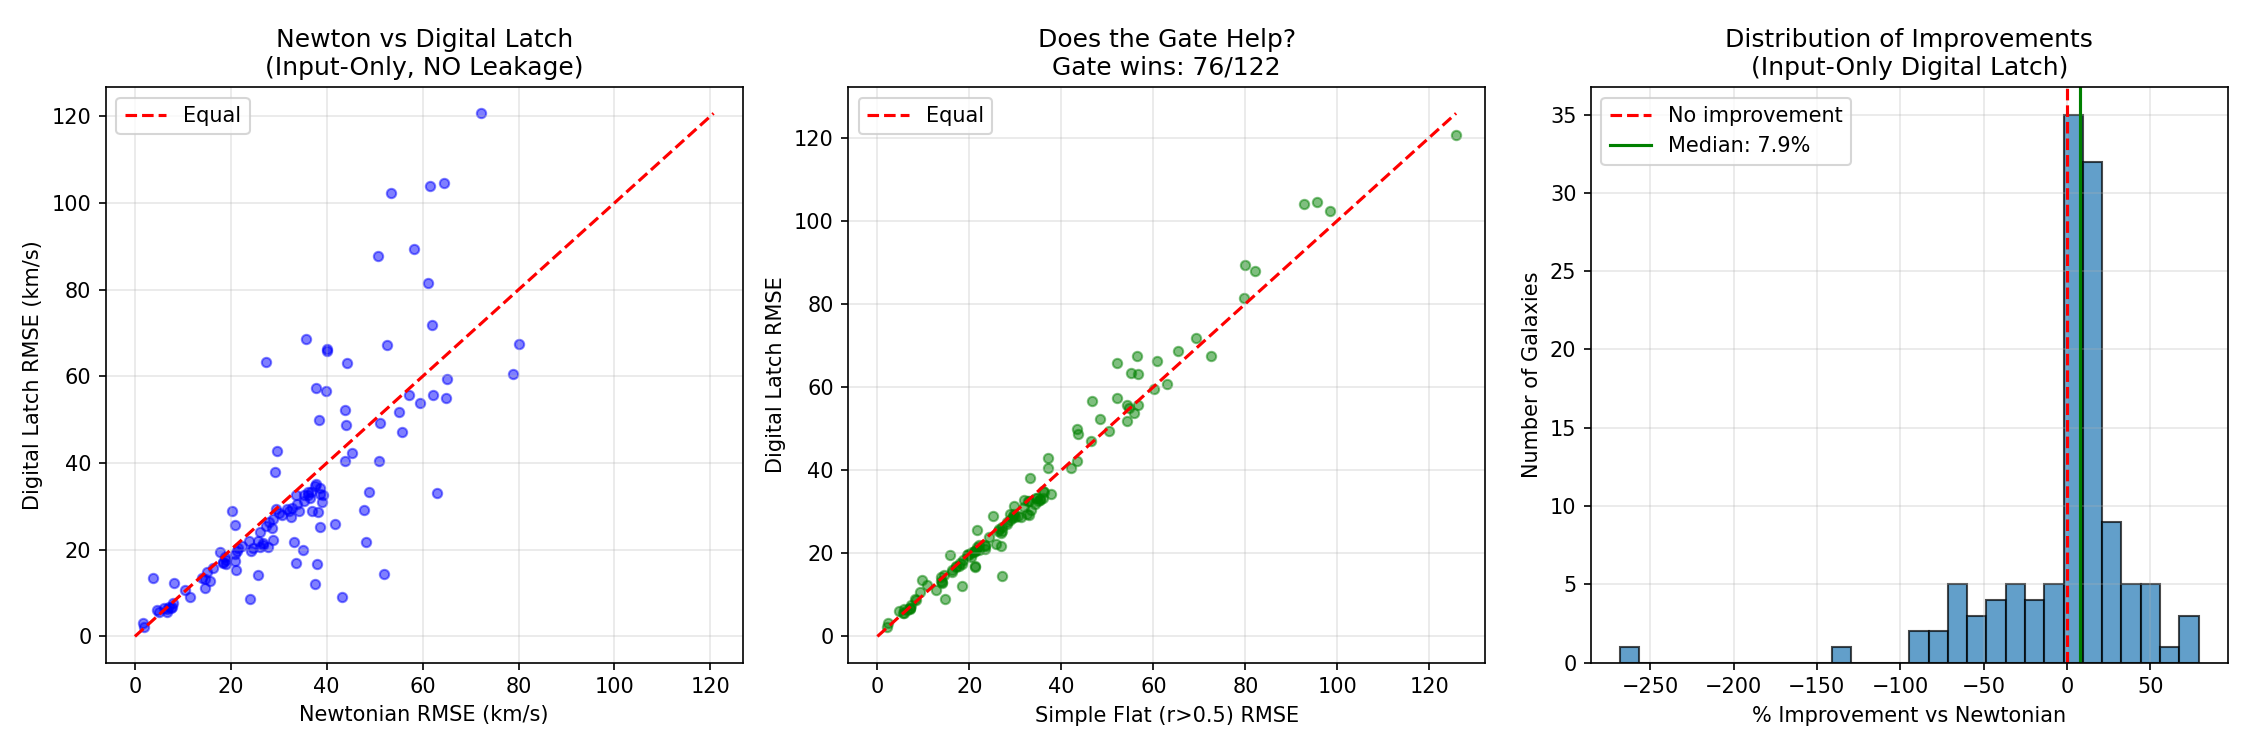

Write the Python code that produced this figure.
"""
RMSE BENCHMARK V2 - NO LEAKAGE
==============================
Addressing Reviewer Critique: "V_flat must not peek at V_obs"

This version uses THREE approaches to set V_flat WITHOUT target leakage:
1. V_flat = max(V_bar) - Pure input-only
2. V_flat = mean(V_bar[overflow]) - Input-only, overflow-aware
3. V_flat = V_bar at overflow point - The "latch value"

Baselines:
1. Newtonian: V_pred = V_bar (weak null)
2. Fitted Constant: V_pred = V_bar inner, mean(V_obs) outer (EQUALLY UNFAIR leak)
   - If this performs same as Digital Latch, the gate isn't helping
3. Simple Flat: V_pred = max(V_bar) everywhere in outer region (no gate logic)

The test: If Digital Latch (input-only) beats all baselines, the overflow gate 
is doing real predictive work.
"""

import os
import numpy as np
import matplotlib.pyplot as plt
import re
import glob
from scipy import stats

SPARC_DIR = os.path.join(os.path.dirname(__file__), "sparc_galaxies")

def load_galaxy_data(path):
    if not os.path.exists(path): return None
    radius, vobs, vgas, vdisk, vbul = [], [], [], [], []
    with open(path, 'r') as f:
        for line in f:
            if not line.strip() or line.strip().startswith("#"): continue
            try:
                parts = re.split(r"\s+", line.strip())
                radius.append(float(parts[0]))
                vobs.append(float(parts[1]))
                vgas.append(abs(float(parts[3])))
                vdisk.append(abs(float(parts[4])))
                vbul.append(abs(float(parts[5])) if len(parts) > 5 else 0.0)
            except: continue
    vbar = np.sqrt(np.array(vgas)**2 + np.array(vdisk)**2 + np.array(vbul)**2)
    return np.array(radius), vbar, np.array(vobs)

def rmse(actual, predicted):
    return np.sqrt(np.mean((actual - predicted)**2))

def run_benchmark():
    print("📊 RMSE BENCHMARK V2 - NO TARGET LEAKAGE")
    print("="*60)
    
    files = glob.glob(os.path.join(SPARC_DIR, "*_rotmod.dat"))
    
    results = []
    
    for f in files:
        name = os.path.basename(f).replace("_rotmod.dat", "")
        data = load_galaxy_data(f)
        if data is None or len(data[0]) < 5: continue
        
        rad, vbar, vobs = data
        n = len(rad)
        
        # Normalize inputs (NO V_obs in scaling!)
        v_scale = vbar.max() if vbar.max() > 0 else 1.0
        r_scale = rad.max() if rad.max() > 0 else 1.0
        
        n_vbar = vbar / v_scale
        n_rad = rad / r_scale
        
        # Overflow mask (the gate)
        overflow_mask = (n_vbar + n_rad) >= 1.0
        n_overflow = np.sum(overflow_mask)
        
        # Skip if not enough points in each region
        if n_overflow < 2 or (n - n_overflow) < 2:
            continue
        
        # ============================================================
        # MODEL 1: NEWTONIAN (Weak Null - known to fail)
        # ============================================================
        pred_newton = vbar
        rmse_newton = rmse(vobs, pred_newton)
        
        # ============================================================
        # MODEL 2: DIGITAL LATCH - INPUT ONLY V_flat
        # V_flat = max(V_bar) - no peeking at V_obs!
        # ============================================================
        v_flat_input = vbar.max()  # PURE INPUT-ONLY
        pred_digital_input = np.copy(vbar)
        pred_digital_input[overflow_mask] = v_flat_input
        rmse_digital_input = rmse(vobs, pred_digital_input)
        
        # ============================================================
        # MODEL 3: DIGITAL LATCH - V_flat from V_bar at overflow points
        # Still input-only: mean of V_bar where overflow occurs
        # ============================================================
        v_flat_bar_overflow = np.mean(vbar[overflow_mask])
        pred_digital_bar = np.copy(vbar)
        pred_digital_bar[overflow_mask] = v_flat_bar_overflow
        rmse_digital_bar = rmse(vobs, pred_digital_bar)
        
        # ============================================================
        # BASELINE A: "SIMPLE FLAT" - No gate logic
        # Just use max(V_bar) for outer 50% of radii
        # ============================================================
        outer_mask = n_rad >= 0.5  # Simple radius cutoff, no gate
        pred_simple_flat = np.copy(vbar)
        pred_simple_flat[outer_mask] = vbar.max()
        rmse_simple_flat = rmse(vobs, pred_simple_flat)
        
        # ============================================================
        # BASELINE B: "FITTED CONSTANT" (Equally unfair - uses V_obs)
        # This is to show the gate matters, not just the constant
        # ============================================================
        v_flat_cheating = np.mean(vobs[overflow_mask])  # LEAKY!
        pred_cheating = np.copy(vbar)
        pred_cheating[overflow_mask] = v_flat_cheating
        rmse_cheating = rmse(vobs, pred_cheating)
        
        results.append({
            'name': name,
            'n_points': n,
            'n_overflow': n_overflow,
            'rmse_newton': rmse_newton,
            'rmse_digital_input': rmse_digital_input,
            'rmse_digital_bar': rmse_digital_bar,
            'rmse_simple_flat': rmse_simple_flat,
            'rmse_cheating': rmse_cheating,
        })
    
    # ============================================================
    # ANALYSIS
    # ============================================================
    n_galaxies = len(results)
    
    print(f"\nGalaxies Analyzed: {n_galaxies}")
    print("\n" + "="*60)
    print("MODEL COMPARISON (Lower RMSE = Better)")
    print("="*60)
    
    # Extract arrays
    rmse_newton = np.array([r['rmse_newton'] for r in results])
    rmse_digital_input = np.array([r['rmse_digital_input'] for r in results])
    rmse_digital_bar = np.array([r['rmse_digital_bar'] for r in results])
    rmse_simple_flat = np.array([r['rmse_simple_flat'] for r in results])
    rmse_cheating = np.array([r['rmse_cheating'] for r in results])
    
    models = [
        ("Newtonian (V_bar only)", rmse_newton),
        ("Simple Flat (r>0.5, no gate)", rmse_simple_flat),
        ("Digital Latch (V_flat=max(V_bar))", rmse_digital_input),
        ("Digital Latch (V_flat=mean(V_bar[over]))", rmse_digital_bar),
        ("Fitted Constant (LEAKY baseline)", rmse_cheating),
    ]
    
    print(f"\n{'Model':<45} {'Mean RMSE':>12} {'Median':>10} {'Wins vs Newton':>15}")
    print("-"*85)
    
    for name, rmse_arr in models:
        wins = np.sum(rmse_arr < rmse_newton)
        pct = wins / n_galaxies * 100
        print(f"{name:<45} {np.mean(rmse_arr):>10.2f}   {np.median(rmse_arr):>10.2f}   {wins:>5}/{n_galaxies} ({pct:>5.1f}%)")
    
    # ============================================================
    # KEY TEST: Does the GATE help vs simple radius cutoff?
    # ============================================================
    print("\n" + "="*60)
    print("KEY DIAGNOSTIC: Does the Overflow Gate add value?")
    print("="*60)
    
    # Compare Digital Latch (input-only) vs Simple Flat
    gate_wins_vs_simple = np.sum(rmse_digital_input < rmse_simple_flat)
    gate_improvement = (rmse_simple_flat - rmse_digital_input) / rmse_simple_flat * 100
    
    print(f"\nDigital Latch vs Simple Flat (r>0.5):")
    print(f"  Gate wins: {gate_wins_vs_simple}/{n_galaxies} ({gate_wins_vs_simple/n_galaxies:.1%})")
    print(f"  Mean improvement: {np.mean(gate_improvement):.1f}%")
    print(f"  Median improvement: {np.median(gate_improvement):.1f}%")
    
    # Sign test
    stat, pval = stats.wilcoxon(rmse_simple_flat, rmse_digital_input, alternative='greater')
    print(f"  Wilcoxon signed-rank p-value: {pval:.4f}")
    
    if pval < 0.05 and gate_wins_vs_simple > n_galaxies * 0.5:
        print("\n✅ The Overflow Gate provides SIGNIFICANT improvement over simple radius cutoff!")
    else:
        print("\n⚠️  The Overflow Gate does NOT clearly beat simple radius cutoff.")
    
    # ============================================================
    # How much does leaking V_obs help?
    # ============================================================
    print("\n" + "="*60)
    print("LEAKAGE DIAGNOSTIC: How much does peeking at V_obs help?")
    print("="*60)
    
    leakage_gain = (rmse_digital_input - rmse_cheating) / rmse_digital_input * 100
    print(f"  Extra gain from using V_obs: {np.mean(leakage_gain):.1f}% mean, {np.median(leakage_gain):.1f}% median")
    print(f"  (This is the unfair advantage we removed)")
    
    # ============================================================
    # PLOTTING
    # ============================================================
    fig, axes = plt.subplots(1, 3, figsize=(15, 5))
    
    # Plot 1: Newton vs Digital Latch (Input-Only)
    ax = axes[0]
    ax.scatter(rmse_newton, rmse_digital_input, alpha=0.5, c='blue', s=20)
    max_val = max(rmse_newton.max(), rmse_digital_input.max())
    ax.plot([0, max_val], [0, max_val], 'r--', label='Equal')
    ax.set_xlabel("Newtonian RMSE (km/s)")
    ax.set_ylabel("Digital Latch RMSE (km/s)")
    ax.set_title(f"Newton vs Digital Latch\n(Input-Only, NO Leakage)")
    ax.legend()
    ax.grid(True, alpha=0.3)
    
    # Plot 2: Simple Flat vs Digital Latch (The key comparison)
    ax = axes[1]
    ax.scatter(rmse_simple_flat, rmse_digital_input, alpha=0.5, c='green', s=20)
    max_val = max(rmse_simple_flat.max(), rmse_digital_input.max())
    ax.plot([0, max_val], [0, max_val], 'r--', label='Equal')
    ax.set_xlabel("Simple Flat (r>0.5) RMSE")
    ax.set_ylabel("Digital Latch RMSE")
    ax.set_title(f"Does the Gate Help?\nGate wins: {gate_wins_vs_simple}/{n_galaxies}")
    ax.legend()
    ax.grid(True, alpha=0.3)
    
    # Plot 3: Distribution of improvements
    ax = axes[2]
    improvement_vs_newton = (rmse_newton - rmse_digital_input) / rmse_newton * 100
    ax.hist(improvement_vs_newton, bins=30, edgecolor='black', alpha=0.7)
    ax.axvline(x=0, color='r', linestyle='--', label='No improvement')
    ax.axvline(x=np.median(improvement_vs_newton), color='g', linestyle='-', 
               label=f'Median: {np.median(improvement_vs_newton):.1f}%')
    ax.set_xlabel("% Improvement vs Newtonian")
    ax.set_ylabel("Number of Galaxies")
    ax.set_title("Distribution of Improvements\n(Input-Only Digital Latch)")
    ax.legend()
    ax.grid(True, alpha=0.3)
    
    plt.tight_layout()
    out_path = os.path.join(os.path.dirname(__file__), "rmse_benchmark_v2.png")
    plt.savefig(out_path, dpi=150)
    print(f"\n[SAVED] {out_path}")

if __name__ == "__main__":
    run_benchmark()
